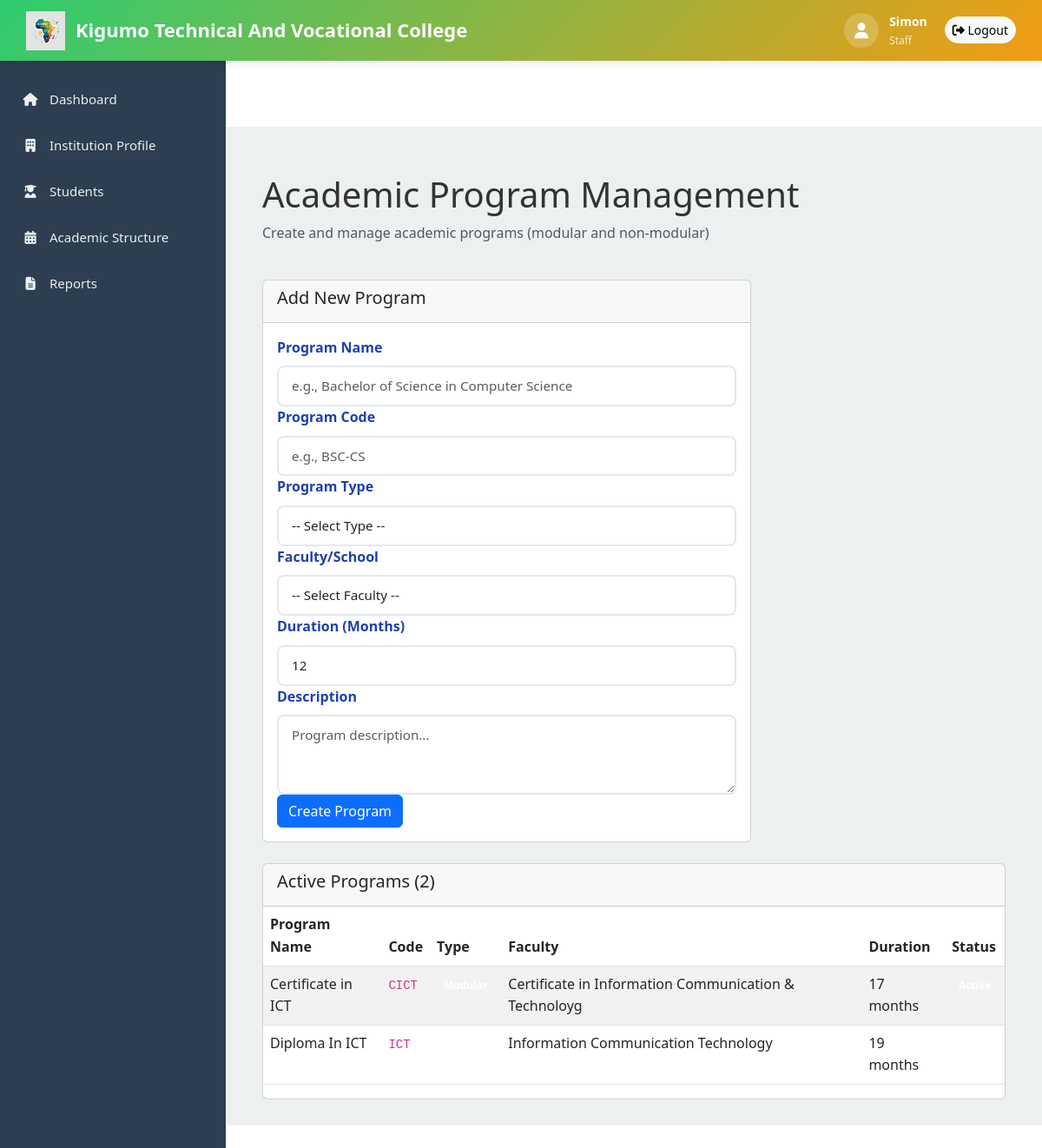
The page /institution/programs/ (signed in) on the database its author committed.
### institutions/models.py (models this page shows, shortened)
class InstitutionProfile(models.Model):
    user = models.OneToOneField(User, on_delete=models.CASCADE, related_name="institution_profile")
    institution_name = models.CharField(max_length=255)  # Immutable after approval
    institution_type = models.CharField(max_length=50)  # Immutable after approval
    contact_email = models.EmailField()
    phone_number = models.CharField(max_length=20, blank=True)
    address = models.TextField(blank=True)
    logo_url = models.URLField(blank=True, null=True)
    is_active = models.BooleanField(default=True)
    created_at = models.DateTimeField(auto_now_add=True)
    updated_at = models.DateTimeField(auto_now=True)
    class Meta:
        verbose_name = "Institution Profile"
        verbose_name_plural = "Institution Profiles"

class Program(models.Model):
    PROGRAM_TYPE_CHOICES = [
        ("modular", "Modular"),
        ("non_modular", "Non-Modular"),
        ("semester", "Semester-Based"),
        ("year_round", "Year Round"),
    ]
    institution = models.ForeignKey(
        InstitutionProfile, on_delete=models.CASCADE, related_name="programs"
    )
    faculty = models.ForeignKey(Faculty, on_delete=models.CASCADE, related_name="programs_rel")
    program_name = models.CharField(max_length=255)
    program_code = models.CharField(max_length=50)
    program_type = models.CharField(max_length=50, choices=PROGRAM_TYPE_CHOICES, default="non_modular")
    duration_months = models.IntegerField(default=12, validators=[MinValueValidator(1)])
    description = models.TextField(blank=True)
    is_active = models.BooleanField(default=True)
    created_at = models.DateTimeField(auto_now_add=True)
    updated_at = models.DateTimeField(auto_now=True)
    class Meta:
        unique_together = ("institution", "program_code")
        ordering = ["program_name"]
        verbose_name = "Program"
        verbose_name_plural = "Programs"

class Faculty(models.Model):
    institution = models.ForeignKey(
        InstitutionProfile, on_delete=models.CASCADE, related_name="faculties"
    )
    name = models.CharField(max_length=255)
    code = models.CharField(max_length=50)
    description = models.TextField(blank=True)
    is_active = models.BooleanField(default=True)
    created_at = models.DateTimeField(auto_now_add=True)
    updated_at = models.DateTimeField(auto_now=True)
    class Meta:
        unique_together = ("institution", "code")
        verbose_name = "Faculty"
        verbose_name_plural = "Faculties"

### institutions/views.py (the view)
        def wrapper(request, *args, **kwargs):
            institution = get_institution_or_404(request)
            if not institution:
                messages.error(request, "You don't have an institution profile.")
                return redirect("home")
            staff_role = get_staff_role(request, institution)
            if not staff_role or staff_role not in allowed_roles:
                messages.error(request, f"You don't have permission. Required role: {', '.join(allowed_roles)}")
                return redirect("institutions:dashboard")
            return view_func(request, *args, **kwargs)

### EduPayAfrica/context_processors.py (called while the page is built)
def firebase_config(request):
    return {
        'firebase_config': settings.FIREBASE_CONFIG
    }

### institutions/views.py (called while the page is built)
def get_institution_or_404(request):
    try:
        return request.user.institution_profile
    except InstitutionProfile.DoesNotExist:
        return None

def get_staff_role(request, institution):
    try:
        staff = InstitutionStaff.objects.get(
            institution=institution, user=request.user, is_active=True
        )
        return staff.role
    except InstitutionStaff.DoesNotExist:
        return None

def require_role(*allowed_roles):
    def decorator(view_func):
        def wrapper(request, *args, **kwargs):
            institution = get_institution_or_404(request)
            if not institution:
                messages.error(request, "You don't have an institution profile.")
                return redirect("home")
            staff_role = get_staff_role(request, institution)
            if not staff_role or staff_role not in allowed_roles:
                messages.error(request, f"You don't have permission. Required role: {', '.join(allowed_roles)}")
                return redirect("institutions:dashboard")
            return view_func(request, *args, **kwargs)
        return wrapper
    return decorator

@login_required
@require_role("admin", "bursar", "accountant")
def program_management(request):
    institution = get_institution_or_404(request)
    programs = Program.objects.filter(institution=institution)
    faculties = Faculty.objects.filter(institution=institution)
    context = {
        "institution": institution,
        "programs": programs,
        "faculties": faculties,
        "program_types": Program.PROGRAM_TYPE_CHOICES,
    }
    return render(request, "institutions/program_management.html", context)

### institutions/templates/institutions/program_management.html (shortened to what this page needs)
{% extends 'institutions/base_institution.html' %}
{% block institution_content %}
<div class="container-fluid mt-4">
    <div class="row mb-4">
        <div class="col-md-12">
            <h1>Academic Program Management</h1>
            <p class="text-muted">Create and manage academic programs (modular and non-modular)</p>
        </div>
    </div>
    <div class="row mb-4">
        <div class="col-md-8">
            <div class="card">
                <div class="card-header">
                    <h5>Add New Program</h5>
                </div>
                <form method="post" action="{% url 'institutions:add_program' %}" class="card-body">
                    <div class="form-group">
                        <label>Program Name</label>
                        <input type="text" name="program_name" class="form-control" placeholder="e.g., Bachelor of Science in Computer Science" required>
                    </div>
                    <div class="form-group">
                        <label>Program Code</label>
                        <input type="text" name="program_code" class="form-control" placeholder="e.g., BSC-CS" required>
                    </div>
                    <div class="form-group">
                        <label>Program Type</label>
                        <select name="program_type" class="form-control" required>
                            <option value="">-- Select Type --</option>
                        </select>
                    </div>
                    <div class="form-group">
                        <label>Faculty/School</label>
                        <select name="faculty_id" class="form-control" required>
                            <option value="">-- Select Faculty --</option>
                        </select>
                    </div>
                    <div class="form-group">
                        <label>Duration (Months)</label>
                        <input type="number" name="duration_months" class="form-control" min="1" value="12" required>
                    </div>
                    <div class="form-group">
                        <label>Description</label>
                        <textarea name="description" class="form-control" rows="3" placeholder="Program description..."></textarea>
                    </div>
                    <button type="submit" class="btn btn-primary">Create Program</button>
                </form>
            </div>
        </div>
    </div>
    <div class="row">
        <div class="col-md-12">
            <div class="card">
                <div class="card-header">
                    <h5>Active Programs ({{ programs.count }})</h5>
                </div>
                <div class="table-responsive">
                    <table class="table table-striped">
                        <thead>
                            <tr>
                                <th>Program Name</th>
                                <th>Code</th>
                                <th>Type</th>
                                <th>Faculty</th>
                                <th>Duration</th>
                                <th>Status</th>
                            </tr>
                        </thead>
                        <tbody>
                            {% for program in programs %}
                            <tr>
                                <td>{{ program.program_name }}</td>
                                <td><code>{{ program.program_code }}</code></td>
                                <td><span class="badge badge-info">{{ program.get_program_type_display }}</span></td>
                                <td>{{ program.faculty.name }}</td>
                                <td>{{ program.duration_months }} months</td>
                                <td>
                                    {% if program.is_active %}
                                        <span class="badge badge-success">Active</span>
                                    {% else %}
                                        <span class="badge badge-danger">Inactive</span>
                                    {% endif %}
                                </td>
                            </tr>
                            {% empty %}
                            <tr>
                                <td colspan="6" class="text-center text-muted">No programs created yet</td>
                            </tr>
                            {% endfor %}
                        </tbody>
                    </table>
                </div>
            </div>
        </div>
    </div>
</div>
{% endblock %}

### institutions/templates/institutions/base_institution.html (shortened to what this page needs)
{% extends "base.html" %}
{% load static %}
{% block content %}
<div class="institution-wrapper">
    <div class="institution-topbar">
        <a href="{% url 'institutions:dashboard' %}" class="institution-topbar-logo">
            <img src="{% static 'images/EduPay Africa Logo.png' %}" alt="EduPay Africa">
            <span>{{ institution.institution_name|default:"EduPay Africa" }}</span>
        </a>
        <div class="institution-topbar-right">
            <div class="institution-topbar-user">
                <div class="institution-topbar-user-icon">
                    <i class="fas fa-user"></i>
                </div>
                <div>
                    <div style="font-size: 14px; font-weight: 600;">{{ request.user.get_full_name|default:request.user.username }}</div>
                    <div style="font-size: 12px; opacity: 0.8;">{{ staff_role|title|default:"Staff" }}</div>
                </div>
            </div>
            <a href="{% url 'logout' %}" class="btn btn-sm btn-light" style="border-radius: 20px;">
                <i class="fas fa-sign-out-alt"></i> Logout
            </a>
        </div>
    </div>
    <div class="institution-sidebar">
        <ul class="institution-sidebar-nav">
            <li>
                <a href="{% url 'institutions:dashboard' %}" class="{% if request.resolver_match.url_name == 'dashboard' %}active{% endif %}">
                    <i class="fas fa-home"></i>
                    <span>Dashboard</span>
                </a>
            </li>
            <li>
                <a href="{% url 'institutions:profile' %}" class="{% if request.resolver_match.url_name == 'profile' %}active{% endif %}">
                    <i class="fas fa-building"></i>
                    <span>Institution Profile</span>
                </a>
            </li>
            <li>
                <a href="{% url 'institutions:students' %}" class="{% if 'student' in request.resolver_match.url_name %}active{% endif %}">
                    <i class="fas fa-user-graduate"></i>
                    <span>Students</span>
                </a>
            </li>
            <li>
                <a href="{% url 'institutions:academic_structure' %}" class="{% if 'academic' in request.resolver_match.url_name %}active{% endif %}">
                    <i class="fas fa-calendar-alt"></i>
                    <span>Academic Structure</span>
                </a>
            </li>
            <li>
                <a href="{% url 'institutions:reports' %}" class="{% if 'report' in request.resolver_match.url_name %}active{% endif %}">
                    <i class="fas fa-file-alt"></i>
                    <span>Reports</span>
                </a>
            </li>
        </ul>
    </div>
    <div class="institution-main">
        {% block institution_content %}
        {% endblock %}
    </div>
</div>
{% endblock %}

### templates/base.html (style rules this page uses)
:root { --primary-color: #1e40af; --secondary-color: #7c3aed; --accent-color: #f97316; --dark-bg: #0f172a; --light-bg: #f8fafc; }
* { margin: 0; padding: 0; box-sizing: border-box; }
body { font-family: 'Segoe UI', Tahoma, Geneva, Verdana, sans-serif; line-height: 1.6; color: #333; padding-top: 76px; }
body { padding-top: 76px; }
.form-group label { font-weight: 600; color: var(--primary-color); margin-bottom: 8px; }
.form-control, .form-select { border: 2px solid #e2e8f0; border-radius: 8px; padding: 10px 15px; font-size: 0.95rem; transition: all 0.3s ease; }

### institutions/templates/institutions/base_institution.html (style rules this page uses)
:root { --brand-primary: #2ecc71; --brand-secondary: #f39c12; --brand-dark: #27ae60; --brand-light: #e8f8f5; --brand-accent: #e67e22; }
.institution-wrapper { display: flex; min-height: 100vh; flex-direction: column; }
.institution-topbar { position: fixed; top: 0; left: 0; right: 0; height: 70px; background: linear-gradient(135deg, var(--brand-primary) 0%, var(--brand-secondary) 100%); color: white; display: flex; justify-content: space-between; align-items: center; padding: 0 30px; z-index: 1001; box-shadow: 0 2px 10px rgba(0,0,0,0.1); }
.institution-topbar-logo { display: flex; align-items: center; gap: 12px; color: white; text-decoration: none; font-size: 22px; font-weight: 700; }
.institution-topbar-logo img { height: 45px; }
.institution-topbar-right { display: flex; align-items: center; gap: 20px; }
.institution-topbar-user { display: flex; align-items: center; gap: 12px; }
.institution-topbar-user-icon { width: 40px; height: 40px; background: rgba(255, 255, 255, 0.2); border-radius: 50%; display: flex; align-items: center; justify-content: center; font-size: 18px; }
.institution-sidebar { position: fixed; left: 0; top: 70px; bottom: 0; width: 260px; background: #2c3e50; padding: 20px 0; overflow-y: auto; z-index: 1000; }
.institution-sidebar-nav { list-style: none; padding: 0; margin: 0; }
.institution-sidebar-nav li { margin-bottom: 5px; }
.institution-sidebar-nav a { display: flex; align-items: center; gap: 12px; padding: 12px 25px; color: #ecf0f1; text-decoration: none; transition: all 0.3s ease; font-size: 15px; }
.institution-sidebar-nav i { width: 20px; text-align: center; }
.institution-main { margin-left: 260px; margin-top: 70px; padding: 30px; min-height: calc(100vh - 70px); background: #ecf0f1; }

### rows shown on the page
InstitutionProfile: institution_name "Kigumo Technical And Vocational College"
Program: program_name "Certificate in ICT", program_code "CICT", faculty.name "Certificate in Information Communication & Technoloyg", duration_months "17"
Program: program_name "Diploma In ICT", program_code "ICT", faculty.name "Information Communication Technology", duration_months "19"

### other values the page prints
{{ request.user.get_full_name|default:request.user.username }} "Simon"
{{ staff_role|title|default:"Staff" }} "Staff"
{{ programs.count }} "2"
